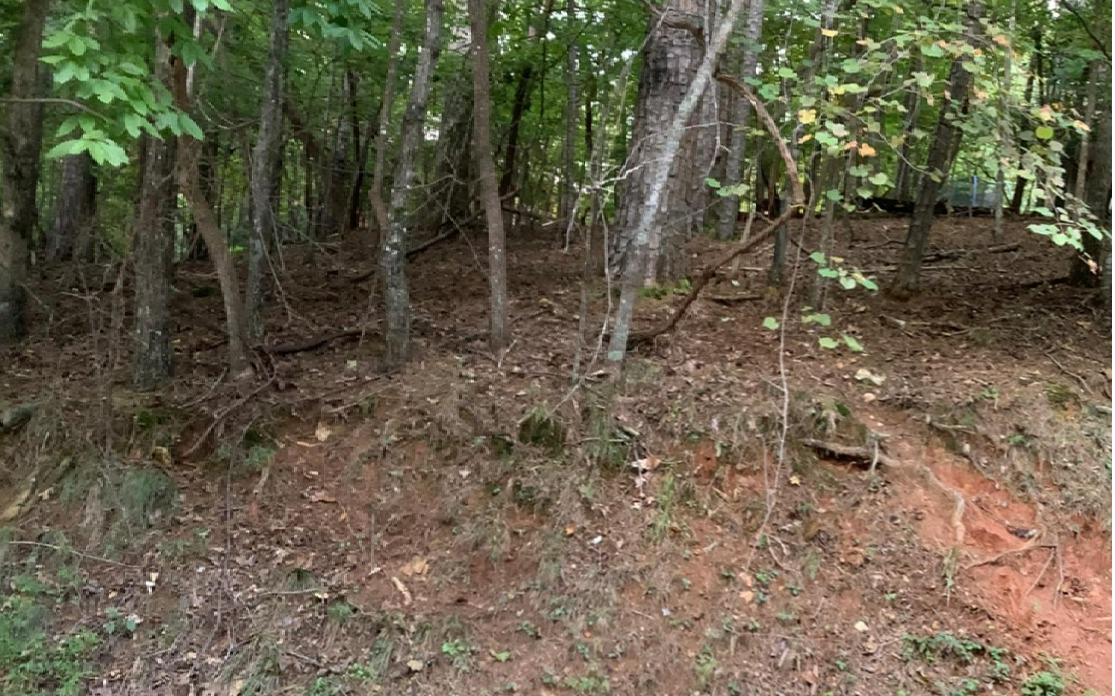
#> input picture test_back.jpg, 1115 x 696 px
$ python -i ImTools.py   (imports and definitions only)
#> lines starting #> are read from the running program, lines starting #| are printed output that depends on the picture; after the words box and inside, x2 and y2 are one past the last pixel; in counts of white or black regions, pixels touching at a corner belong together
#> further down, picture is the input picture: shape (696, 1115, 3); mean B, G, R 75.2, 95.9, 104.1
import numpy as np
import cv2

'''
# This class implements a collection of image processing operations
'''
class ImTools:
	def __init__(self):
		pass

	def bilateralFilter(self, src, d, sigmaColor, sigmaSpace):
		"""Apply bilateral filtering to the source image
		Wraps OpenCV's function: https://docs.opencv.org/4.x/d4/d86/group__imgproc__filter.html#ga9d7064d478c95d60003cf839430737ed
		"""
#> called with d = 15, sigmaColor = 75, sigmaSpace = 75
		return cv2.bilateralFilter(src, d, sigmaColor, sigmaSpace)

	def contrastEnhancerLAB(self, src):
		"""Enhance image contrast in LAB color space, via adaptive histogram equalization on the L-channel
		L-channel: representing lightness in the image
		a-channel: representing change in color between red and green
		b-channel: representing change in color between yellow and blue
		CLAHE: Contrast Limited Adaptive Histogram Equalization
		"""
		lab = cv2.cvtColor(src, cv2.COLOR_BGR2LAB)			# Conversion to LAB color space
#> lab: shape (696, 1115, 3); mean of channels 0, 1, 2 103.2, 127.7, 141.2
		l_channel, a, b = cv2.split(lab)
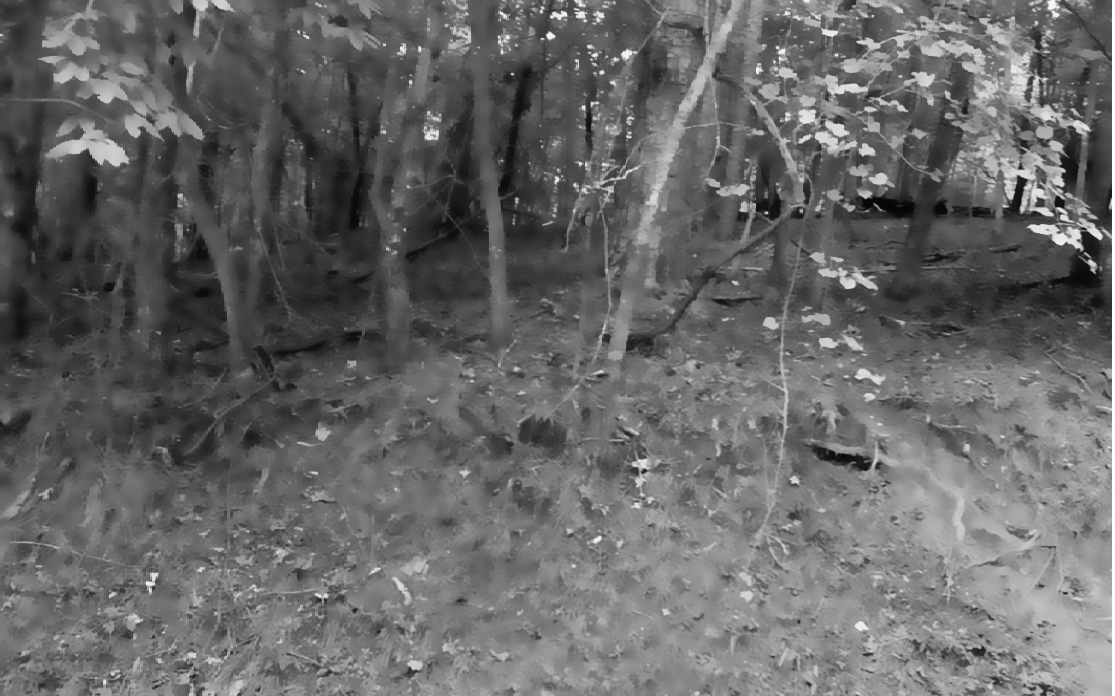
#> l_channel: shape (696, 1115); min 5, max 255, mean 103.2
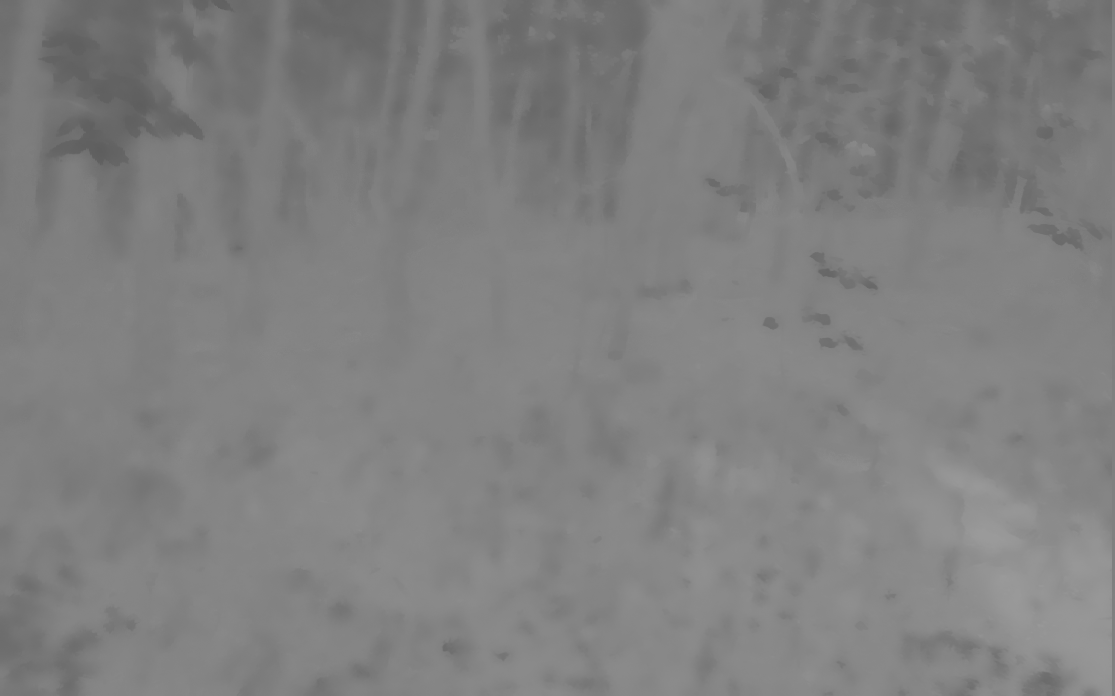
#> a: shape (696, 1115); min 94, max 155, mean 127.7
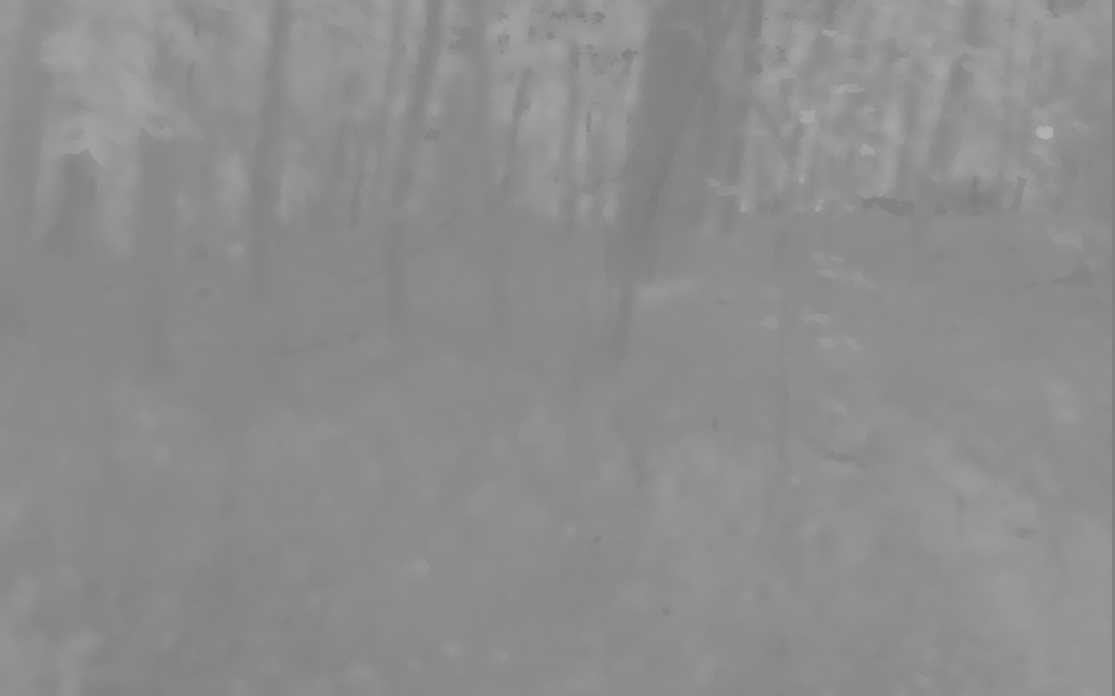
#> b: shape (696, 1115); min 122, max 179, mean 141.2
		clahe = cv2.createCLAHE(clipLimit=0.1, tileGridSize=(10,10))	# Applying CLAHE to image L-channel
		cl = clahe.apply(l_channel)
		limg = cv2.merge((cl,a,b))					# Merge the CLAHE enhanced L-channel with the a and b channel
#> limg: shape (696, 1115, 3); mean of channels 0, 1, 2 104.6, 127.7, 141.2
		enhanced_img = cv2.cvtColor(limg, cv2.COLOR_LAB2BGR)		#Regress to BGR color space

		return enhanced_img

	def binarizerOSTU(self, src):
		"""Binarize image according to OSTU method, requiring image to be grayscale
		Wraps OpenCV's function: https://docs.opencv.org/4.x/d7/d1b/group__imgproc__misc.html#gae8a4a146d1ca78c626a53577199e9c57
		"""
		#gray = cv2.cvtColor(src, cv2.COLOR_BGR2GRAY)
		_, binarized_img = cv2.threshold(src, 0, 255, cv2.THRESH_BINARY + cv2.THRESH_OTSU)
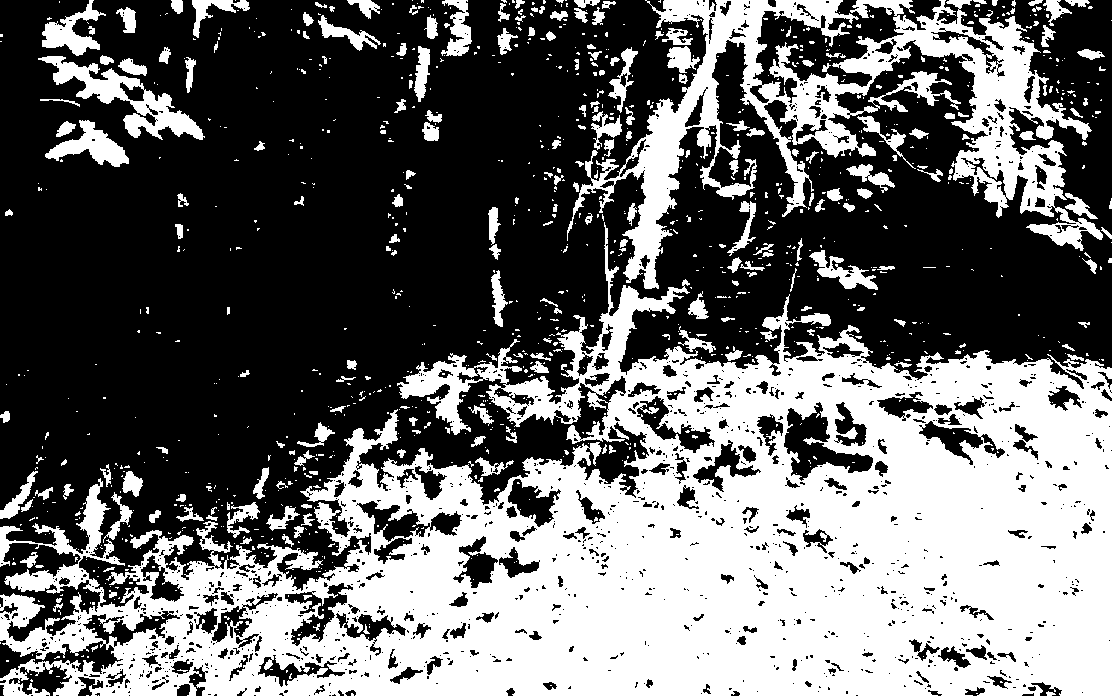
#> binarized_img: shape (696, 1115); 41.4% white; 1120 white regions (895 under 20 px), largest, box (x1, y1, x2, y2) and area: (0, 0, 1115, 696) 246624, (567, 0, 1103, 289) 39438, (38, 56, 205, 140) 3876

		return binarized_img

	def close(self, src, kernel_size=50):
		"""Perform a closing operation over the image, using OpenCV's morphology functions
		Wraps OpenCV's function:
		"""
#> called with kernel_size = 3
		kernel = np.ones((kernel_size, kernel_size), np.uint8)
		closed = cv2.morphologyEx(src, cv2.MORPH_CLOSE, kernel)
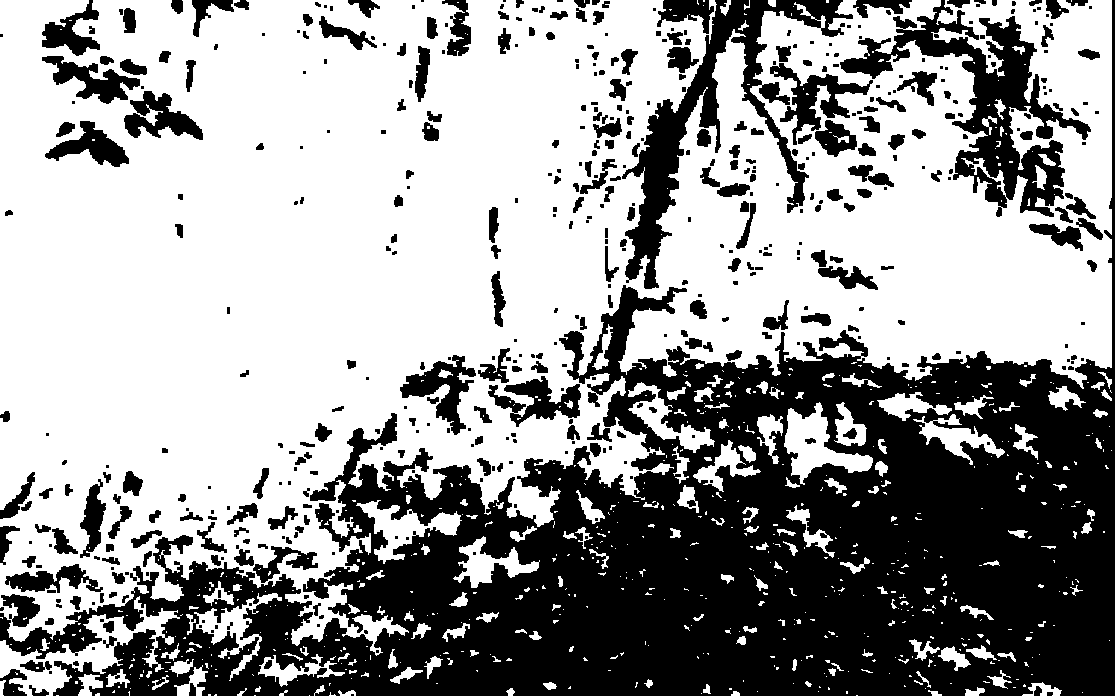
#> closed: shape (696, 1115); 60.8% white; 504 black regions (222 under 20 px), largest, box (x1, y1, x2, y2) and area: (0, 0, 1115, 696) 225053, (840, 0, 1091, 217) 14320, (622, 0, 853, 289) 13184
		return closed

	def naiveSegmenter(self, src):

		filtered_img = self.bilateralFilter(src, 15, 75, 75)			#Remove noise through bilateral filtering
		enhanced_img = self.contrastEnhancerLAB(filtered_img)		#Enhance image contrast
		gray_img = cv2.cvtColor(enhanced_img, cv2.COLOR_BGR2GRAY)
		binarized_img = self.binarizerOSTU(gray_img)				#Binarize Image through OSTU method
		inverted_img = cv2.bitwise_not(binarized_img)				#Invert binarized image
		closed_img = self.close(inverted_img, 3)

		return closed_img

	def dilate(self, src):
		kernel = np.ones((15, 15), np.uint8)
		dilated = cv2.dilate(src, kernel, iterations = 1)
		return dilated


	def maxConvexHull(self, src):
		gray = cv2.cvtColor(src, cv2.COLOR_BGR2GRAY)
		dilated =  self.dilate(gray)
		closed = self.close(dilated)
		binarized = self.binarizerOSTU(closed)

		(cnts, _) = cv2.findContours(binarized, cv2.RETR_TREE, cv2.CHAIN_APPROX_SIMPLE)
		c = max(cnts, key = cv2.contourArea)
		mask = np.zeros_like(binarized , dtype=np.uint8)
		convexHull = cv2.convexHull(c)
		cv2.fillPoly(mask, pts=[convexHull], color=255)

		return mask


>>> import cv2
>>> picture = cv2.imread('../test_back.jpg')
>>> result = ImTools().naiveSegmenter(picture)
